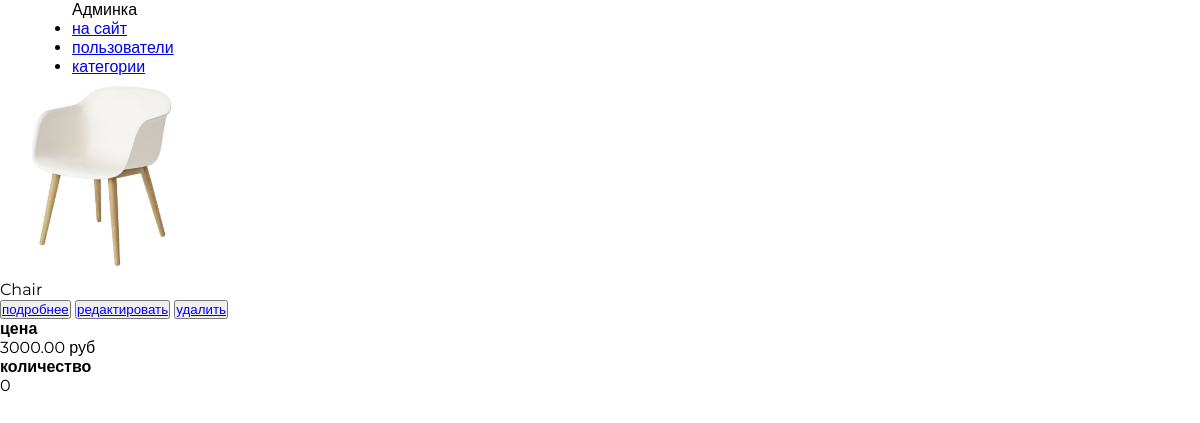
Before: /admin_custom/products/read/category/4/ (signed in) with the older database file.
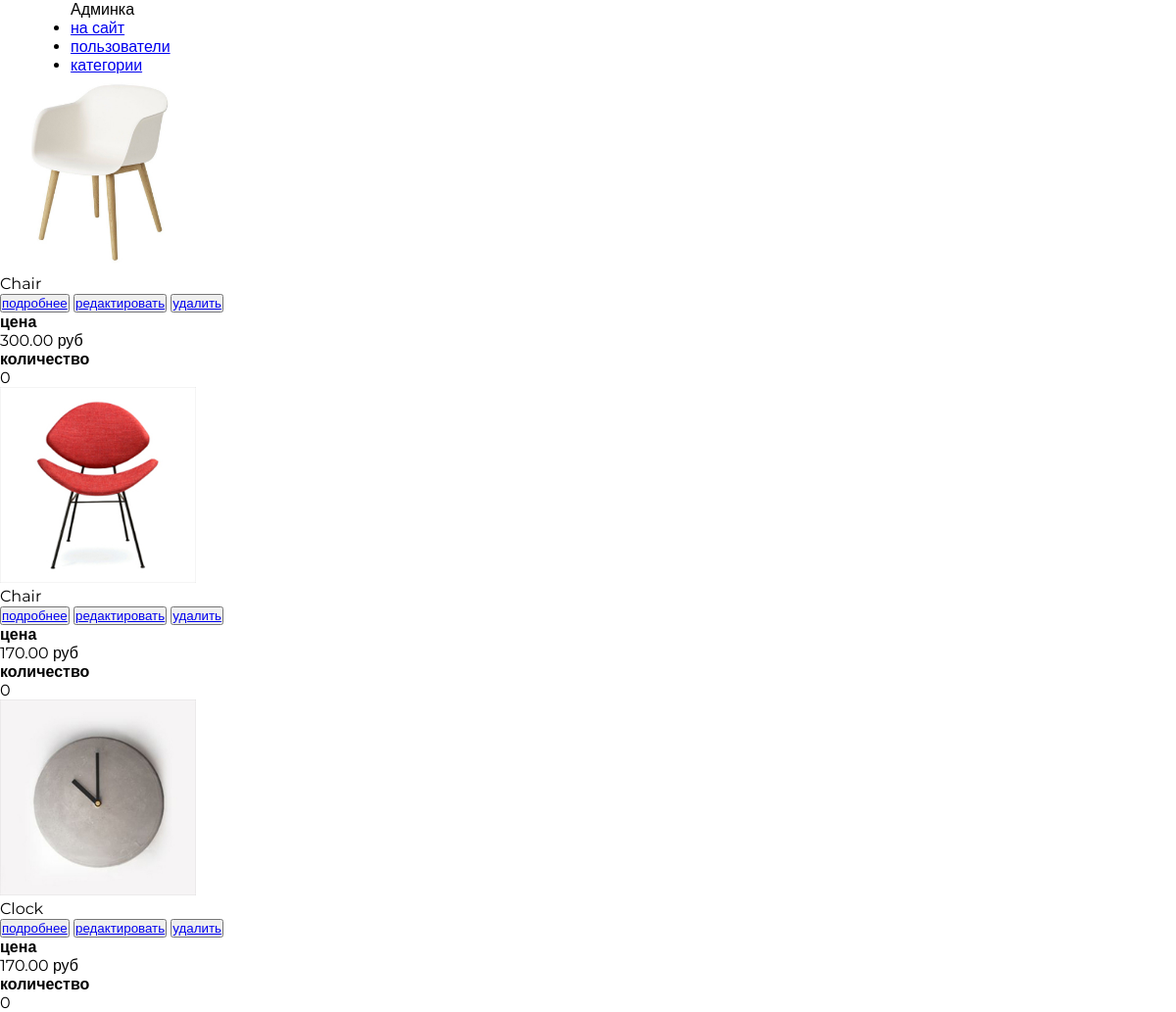
After: the same page with the newer database file.
### mainapp/models.py (models this page shows, shortened)
class Product(models.Model):
    class Meta:
        verbose_name = 'Продукт'
        verbose_name_plural = 'Продукты'
    category = models.ForeignKey(ProductCategory, on_delete=models.CASCADE)
    name = models.CharField(verbose_name='имя продукта', max_length=128)
    image = models.ImageField(upload_to='products_images', blank=True)
    short_desc = models.CharField(verbose_name='краткое описание продукта', max_length=60, blank=True)
    description = models.TextField(verbose_name='описание продукта', blank=True)
    price = models.DecimalField(verbose_name='цена продукта', max_digits=8, decimal_places=2, default=0)
    quantity = models.PositiveIntegerField(verbose_name='количество на складе', default=0)
    is_active = models.BooleanField(verbose_name='активен', default=True)
    exclusive = models.BooleanField(verbose_name='акция', default=False)

### adminapp/views.py (the view)
# urls.py: url(r'^products/read/category/(?P<pk>\d+)/$', adminapp.ProductListView.as_view(), name='products'),
class ProductListView(ListView):
    model = Product
    template_name = 'adminapp/products.html'
    def get_context_data(self, **kwargs):
        context = super(ProductListView, self).get_context_data(**kwargs)
        context['title'] = 'Products'
        return context
    def get_queryset(self):
        pk =self.kwargs['pk']
        return Product.objects.all().filter(category__pk=pk)
    @method_decorator(user_passes_test(lambda u: u.is_superuser))
    def dispatch(self, *args, **kwargs):
        return super().dispatch(*args, **kwargs)

### adminapp/templates/adminapp/products.html (shortened to what this page needs)
{% extends 'adminapp/base.html' %}
{% load static %}
{% block content %}
  <div class="products_list">
    {% for object in object_list %}
      <div class="product_record">
        <img width="200" height="200"
          src="/media/products_images/{{object.image|default:'products_images/default.jpg'}}"
          alt="{{ object.name }}">
        <div class="product_name">
          {{ object.name|title }}
        </div>
        <div class="product_actions">
          <button>
            <a href={% url 'admin_custom:product_read' object.pk %}>
              подробнее
          </button>
          <button>
            <a href={% url 'admin_custom:product_update' object.pk %}>
              редактировать
          </button>
          <button>
            <a href={% url 'admin_custom:product_delete' object.pk %}>
              удалить
          </button>
        </div>
        <div class="summary">
          <b>цена</b>
          <p>{{ object.price }} руб</p>
          <b>количество</b>
          <p>{{ object.quantity }}</p>
        </div>
      </div>
    {% endfor%}
  </div>
{% endblock %}

Changed rows visible on the page:
changed Product (number 1 of 3 on the later page): price "3000.00" → "300.00"
added Product: image (picture), name "Chair", price "170.00", quantity "0"
added Product: image (picture), name "Clock", price "170.00", quantity "0"
